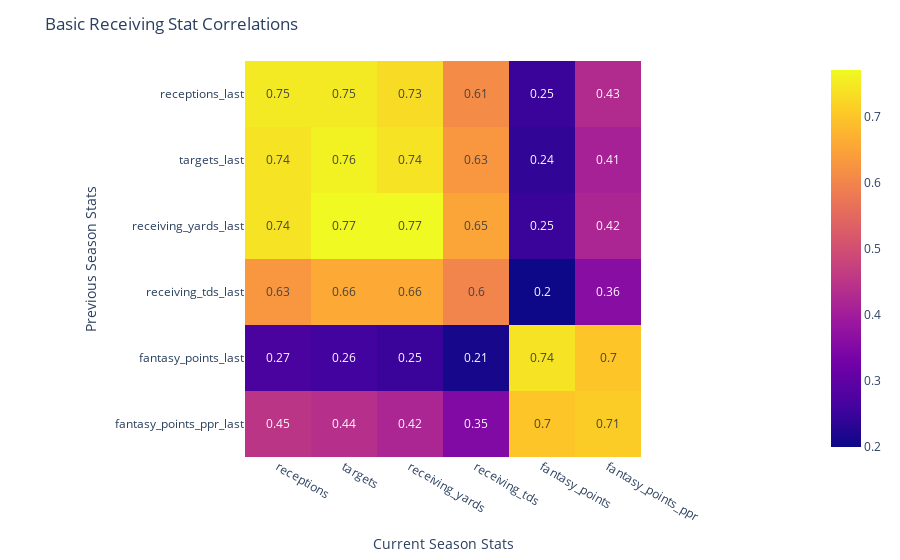

Here is the notebook cell this chart was saved with:
### Code cell
query = ""
title = "Basic Receiving Stat Correlations"
if title:
    save_path = f"{save_path}/{title.replace(" ", "-")}.html"

corr_mat, x, y = create_correlation_matrix(df_lag, x, y)
plot_correlation_matrix(corr_mat, x, y, path=save_path, title=title)

### Figure 1 — Plotly figure (JSON) as saved in the notebook; plotly's stock layout.template omitted (floating-point values rounded to 4 significant figures)
{"data": [{"coloraxis": "coloraxis", "hovertemplate": "Current Season Stats: %{x}<br>Previous Season Stats: %{y}<br>color: %{z}<extra></extra>", "name": "0", "texttemplate": "%{z}", "type": "heatmap", "x": ["receptions", "targets", "receiving_yards", "receiving_tds", "fantasy_points", "fantasy_points_ppr"], "xaxis": "x", "y": ["receptions_last", "targets_last", "receiving_yards_last", "receiving_tds_last", "fantasy_points_last", "fantasy_points_ppr_last"], "yaxis": "y", "z": [[0.75, 0.75, 0.73, 0.61, 0.25, 0.43], [0.74, 0.76, 0.74, 0.63, 0.24, 0.41], [0.74, 0.77, 0.77, 0.65, 0.25, 0.42], [0.63, 0.66, 0.66, 0.6, 0.2, 0.36], [0.27, 0.26, 0.25, 0.21, 0.74, 0.7], [0.45, 0.44, 0.42, 0.35, 0.7, 0.71]]}], "layout": {"coloraxis": {"colorscale": [[0, "#0d0887"], [0.1111, "#46039f"], [0.2222, "#7201a8"], [0.3333, "#9c179e"], [0.4444, "#bd3786"], [0.5556, "#d8576b"], [0.6667, "#ed7953"], [0.7778, "#fb9f3a"], [0.8889, "#fdca26"], [1, "#f0f921"]]}, "margin": {"t": 60}, "title": {"text": "Basic Receiving Stat Correlations"}, "xaxis": {"anchor": "y", "constrain": "domain", "domain": [0, 1], "scaleanchor": "y", "title": {"text": "Current Season Stats"}}, "yaxis": {"anchor": "x", "autorange": "reversed", "constrain": "domain", "domain": [0, 1], "title": {"text": "Previous Season Stats"}}}}
